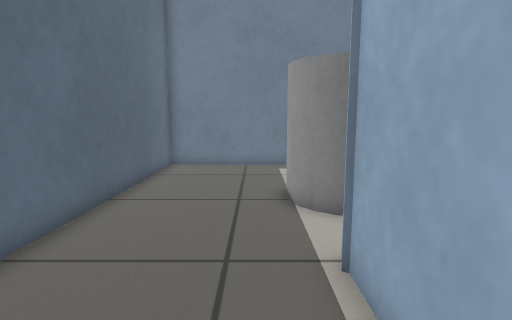
View 1 (above)

24 first-person views from a walk through a Gazebo world. The camera is 0.62 m above the floor, tilts 8° down and sees 80° across. The floor is counted in squares, 0.25 m on a side. Each view is taken from the middle of a square. On the plan, view 1 faces up. The plan holds only what a view shows up to about 19 squares ahead; the rest is blank.

View 2
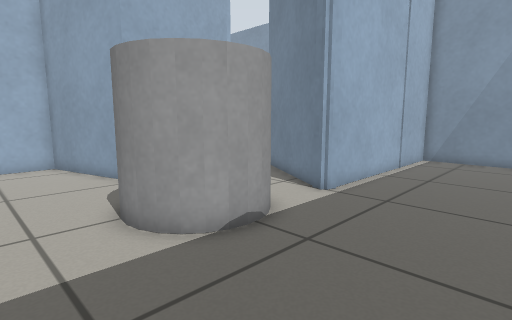

View 3
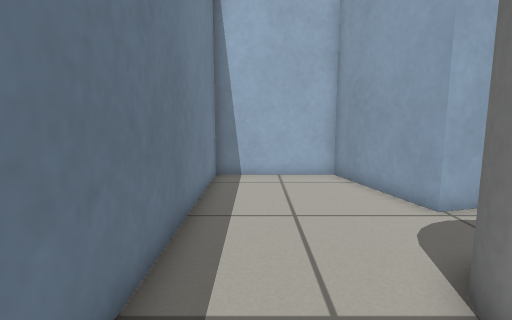

View 4
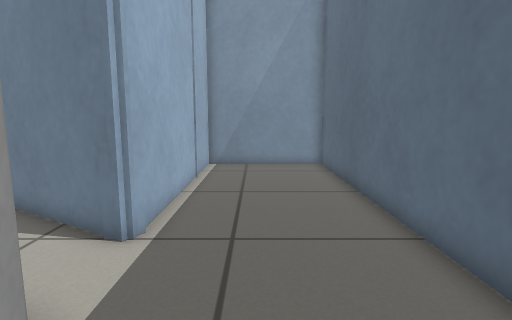

View 5
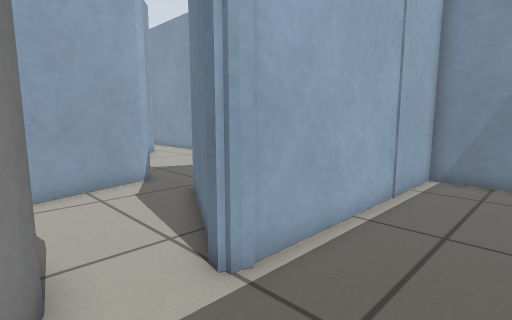

View 6
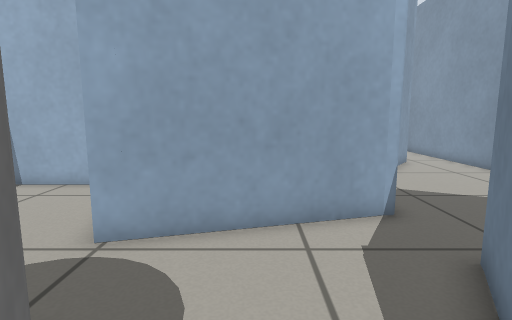

View 7
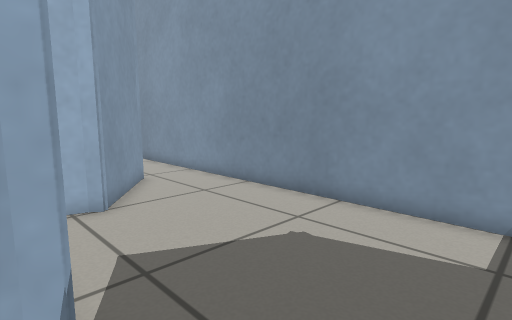

View 8
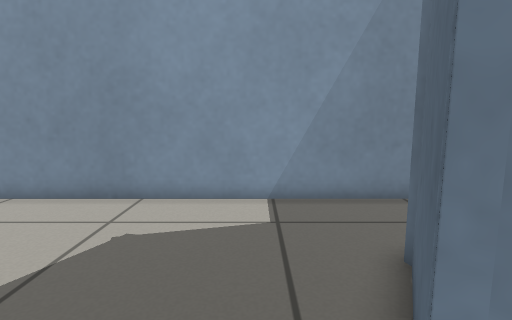

View 9
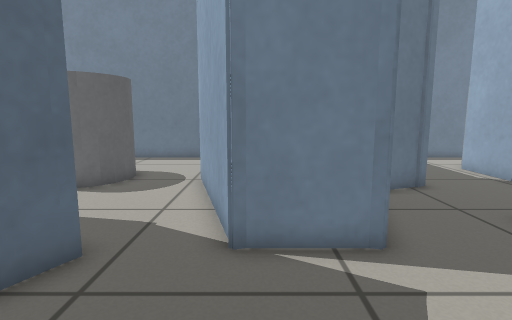

View 10
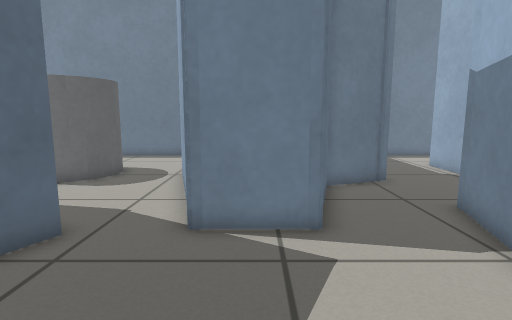

View 11
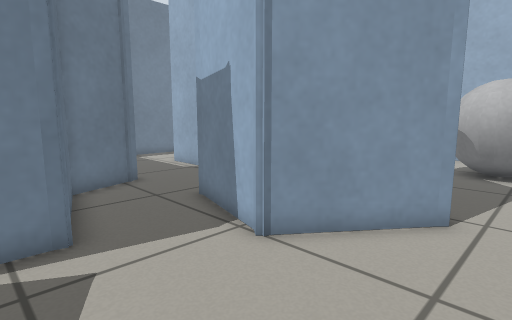

View 12
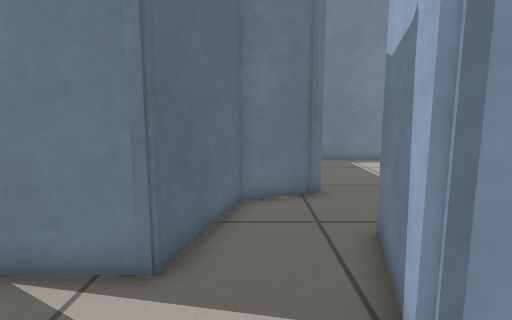

View 13
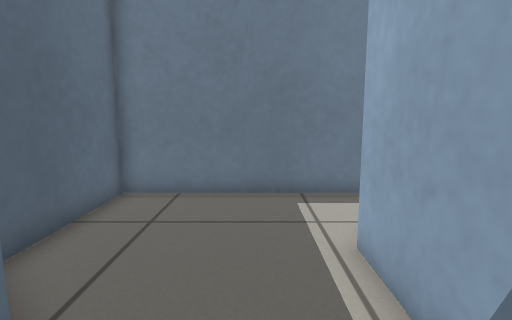

View 14
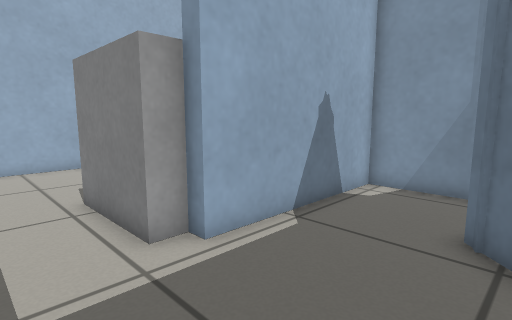

View 15
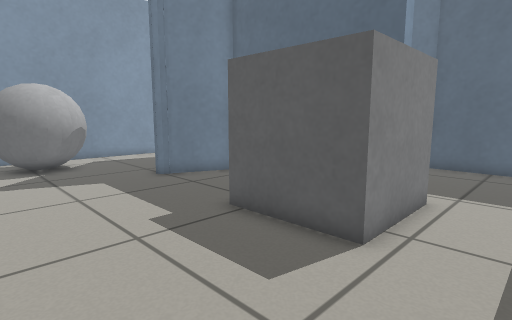

View 16
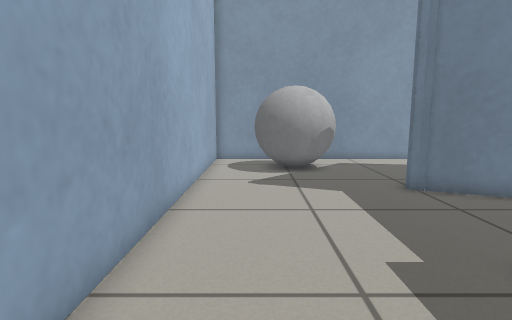

View 17
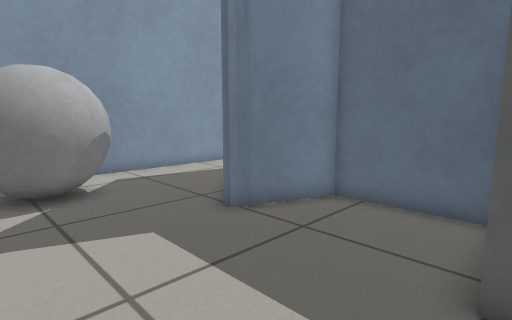

View 18
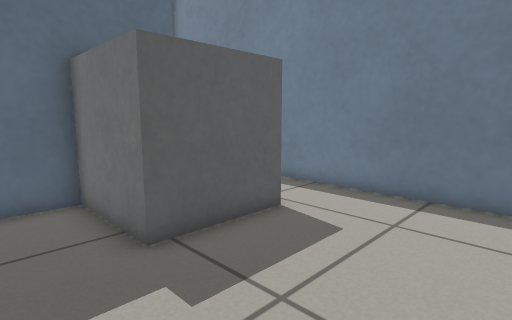

View 19
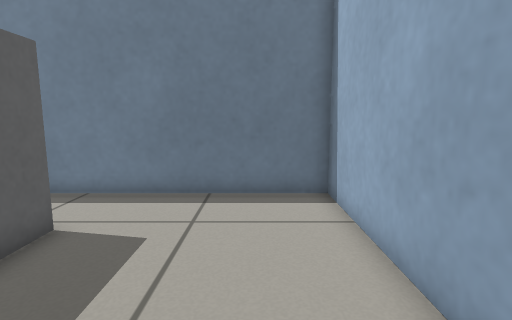

View 20
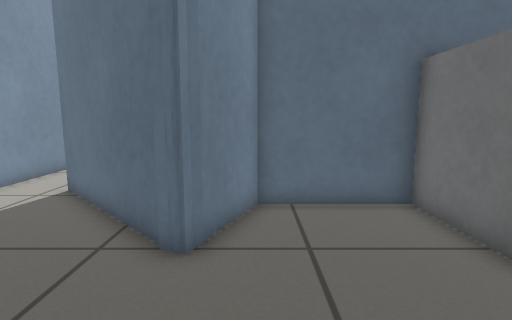

View 21
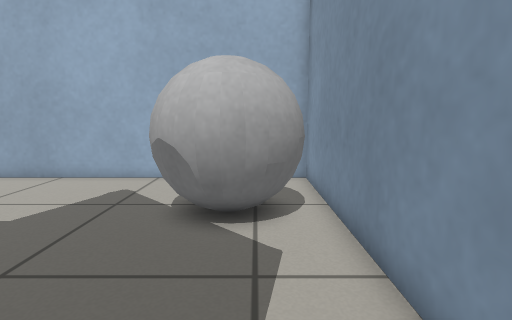

View 22
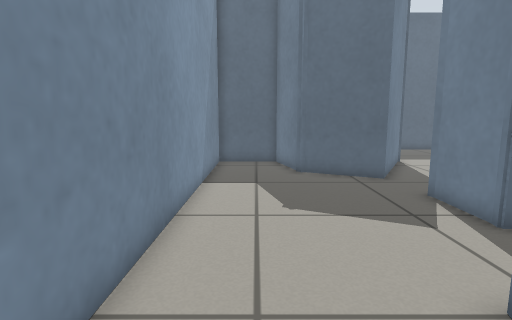

View 23
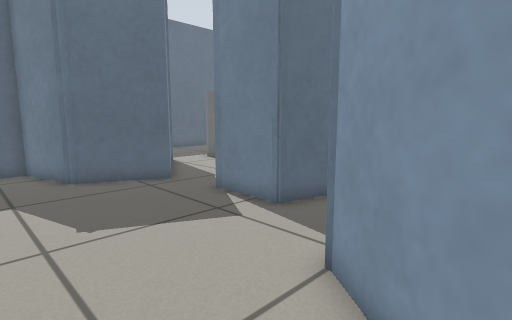

View 24
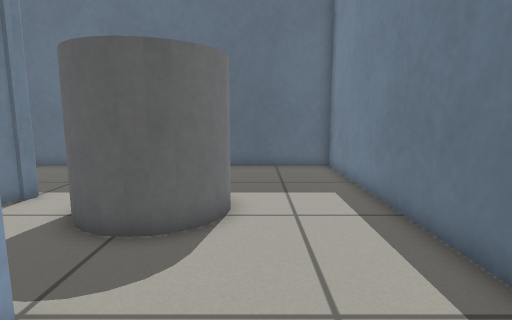

### Floor plan
Points are (right, up) in squares from view 1. A wall is a line through its corners. A room is listed if a view was taken in it or the views show most of it. See-through windows are left out.
Room 1 (views 1, 2, 3, 4, 5, 6, 24)
walls: (1.3, 4.6) (1.7, 5.2) (6.1, 2.7); (9, 4.7) (7.8, 9.2) (13, 10.6) (13, 15.7) (-4.4, 15.7) (-4.4, -5.1) (1.5, -5.1) (1.5, 5.3)
ways out: opening at (7.5, 3.5) to room 2
objects: grey cylinder (1, 7) to (5, 11)
Room 2 (views 7, 8, 9, 10, 11, 12)
walls: (9.9, 2.5) (9.6, 2.4) (9, 4.7); (15.4, 0.1) (16.6, 4.1); (5.6, -0.9) (2.1, -1.9) (2.1, -5.1) (16.5, -5.1); (13, 4.7) (12.4, 2.5) (9.5, 2.5); (6.1, 2.7) (6.9, 2.2) (5.2, -1.2); (18, -1.8) (15.3, 0.3) (15.6, 0.7)
ways out: opening at (7.5, 3.5) to room 1; opening at (16.5, -3.5) to room 4; opening at (14.5, 3.5) to room 5
Room 3 (views 13, 14)
walls: (15.4, 8.8) (16.3, 7.9) (15.2, 7.4); (20.5, 15.7) (13.6, 15.7) (13.6, 10.5); (16.6, 4.1) (19.9, 4.1) (19.9, 11.5) (20.5, 11.5)
ways out: opening at (21, 14) to room 4; opening at (16, 5.5) to room 5
Room 4 (views 15, 16, 17, 18, 19, 20, 21, 22, 23)
walls: (23.8, 2.6) (18.8, -2.4) (18, -1.8); (23.3, 3.1) (23.7, 2.6) (23.5, 2.1); (20.5, 11.5) (20.5, 4) (23.7, 2.7); (16.5, -5.1) (31.4, -5.1) (31.4, 15.7) (20.5, 15.7)
ways out: opening at (16.5, -3.5) to room 2; opening at (21, 14) to room 3
objects: grey box (21, 9) to (24, 12); grey ball (25, -4) to (29, 0)
Room 5 (no view inside)
walls: (15.2, 7.4) (13.6, 6.8) (13, 4.7)
ways out: opening at (14.5, 3.5) to room 2; opening at (16, 5.5) to room 3

Where each view was taken, in squares from view 1:
view 1: 0 up, 0 right, facing up
view 2: 14 up, 4 left, facing down-right
view 3: 14 up, 0 right, facing right
view 4: 11 up, 1 left, facing down
view 5: 8 up, 2 left, facing down-right
view 6: 6 up, 2 right, facing right
view 7: 3 up, 7 right, facing down-right
view 8: 4 up, 8 right, facing down
view 9: 3 down, 10 right, facing up
view 10: 4 down, 11 right, facing up
view 11: 4 down, 11 right, facing up-right
view 12: 2 down, 14 right, facing up
view 13: 6 up, 18 right, facing up
view 14: 15 up, 15 right, facing down-right
view 15: 15 up, 30 right, facing down-left
view 16: 13 up, 29 right, facing down
view 17: 9 up, 29 right, facing down-left
view 18: 6 up, 30 right, facing up-left
view 19: 6 up, 29 right, facing up
view 20: 4 up, 29 right, facing left
view 21: 3 down, 19 right, facing right
view 22: 3 down, 19 right, facing left
view 23: 4 down, 18 right, facing up-left
view 24: 12 up, 11 right, facing left
